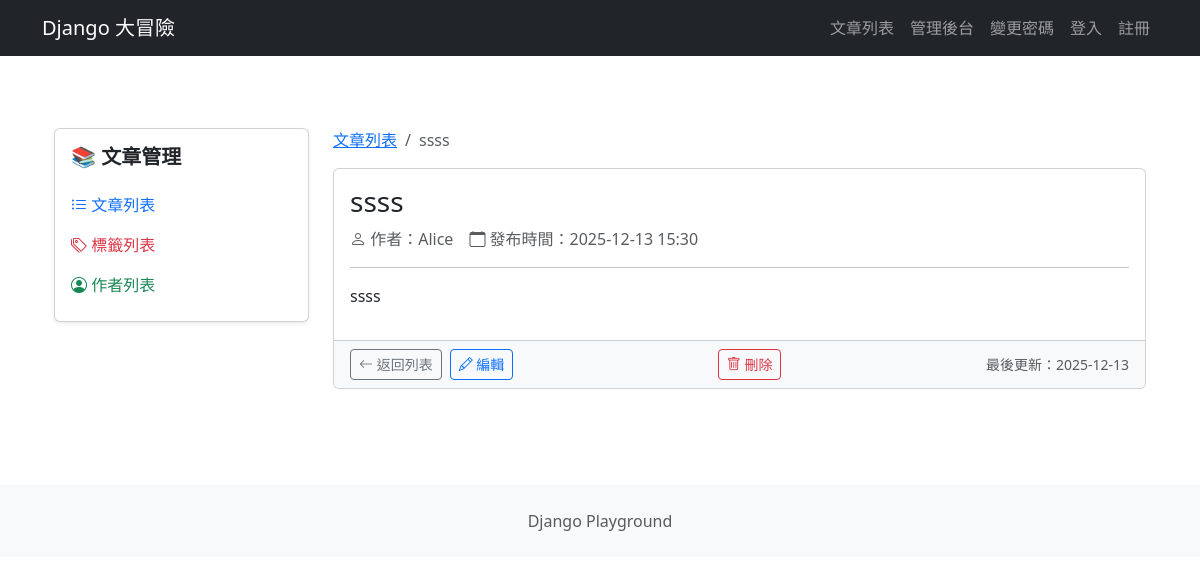
Page /blog/articles/9/ on the earlier database version.
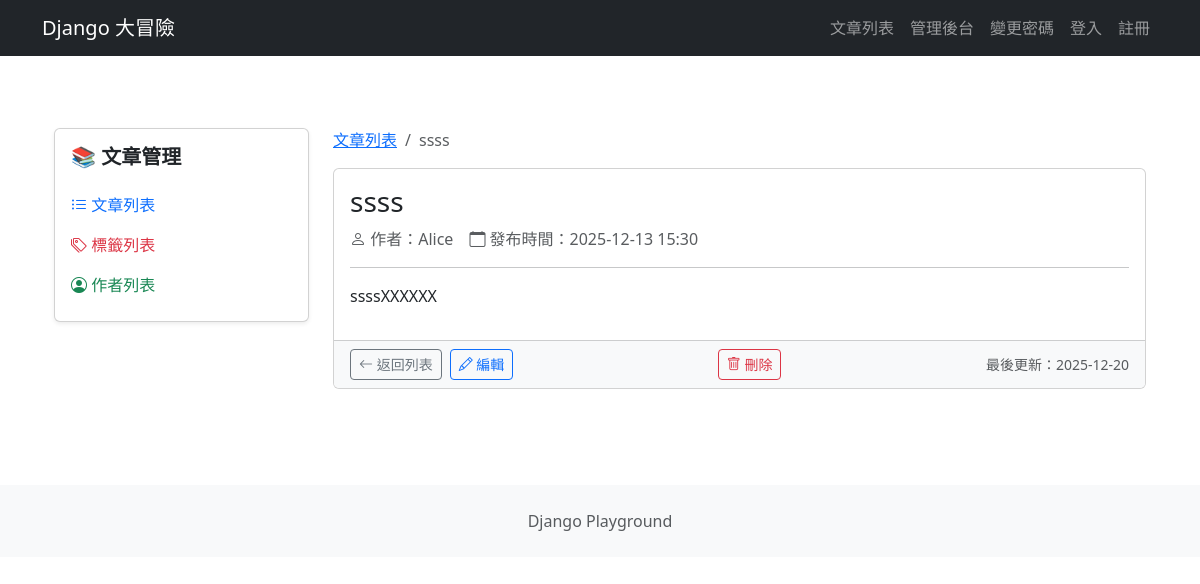
Same page on the later database version.
### apps/blog/models.py (models this page shows, shortened)
class Article(models.Model):
    title = models.CharField(max_length=200)
    content = models.TextField()
    created_at = models.DateTimeField(auto_now_add=True)
    updated_at = models.DateTimeField(auto_now=True)
    is_published = models.BooleanField(default=False)
    author = models.ForeignKey(
        Author,  # 關聯到 Author 模型
        on_delete=models.CASCADE,
        related_name="articles",
        null=True,
        blank=True,
    )
    tags = models.ManyToManyField(
        Tag,  # 關聯到 Tag 模型
        related_name="articles",
        blank=True,
    )

class Author(models.Model):
    name = models.CharField(max_length=100)
    email = models.EmailField(unique=True)
    bio = models.TextField(blank=True)
    created_at = models.DateTimeField(auto_now_add=True)

### apps/blog/views.py (the view)
# urls.py: path("articles/<int:id>/", views.article_detail, name="article_detail"),
def article_detail(request, id):
    article = get_object_or_404(Article, id=id)
    return render(request, "blog/article_detail.html", {"article": article})

### apps/blog/templates/blog/article_detail.html (shortened to what this page needs)
{% extends "blog/base.html" %}
{% block blog_content %}
  <nav aria-label="breadcrumb" class="d-none d-md-block">
    <ol class="breadcrumb">
      <li class="breadcrumb-item">
        <a href="{% url 'blog:article_list' %}">文章列表</a>
      </li>
      <li class="breadcrumb-item active">
        {{ article.title }}
      </li>
    </ol>
  </nav>
  <article class="card">
    <div class="card-body">
      <h1 class="card-title fs-3 fs-md-2 fs-lg-1">
        {{ article.title }}
      </h1>
      <div class="d-flex flex-column flex-md-row align-items-md-center mb-3 text-muted">
        <span class="me-md-3 mb-2 mb-md-0">
          <i class="bi bi-person"></i>
          作者：{{ article.author.name }}
        </span>
        <span>
          <i class="bi bi-calendar"></i>
          發布時間：{{ article.created_at|date:"Y-m-d H:i" }}
        </span>
      </div>
      <hr />
      <div class="article-content fs-6 fs-md-5">
        {{ article.content|linebreaks }}
      </div>
    </div>
    <div class="card-footer bg-light">
      <div class="d-flex justify-content-between align-items-center">
        <div class="d-flex gap-2">
          <a href="{% url 'blog:article_list' %}"
             class="btn btn-outline-secondary btn-sm">
            <i class="bi bi-arrow-left"></i>
            <span class="d-none d-sm-inline">返回列表</span>
          </a>
          <a href="{% url 'blog:article_edit' id=article.id %}"
             class="btn btn-outline-primary btn-sm">
            <i class="bi bi-pencil"></i>
            <span class="d-none d-sm-inline">編輯</span>
          </a>
        </div>
        <a href="{% url 'blog:article_delete' id=article.id %}"
           class="btn btn-outline-danger btn-sm">
          <i class="bi bi-trash"></i>
          <span class="d-none d-sm-inline">刪除</span>
        </a>
        <small class="text-muted d-none d-md-inline">
          最後更新：{{ article.updated_at|date:"Y-m-d" }}
        </small>
      </div>
    </div>
  </article>
{% endblock blog_content %}

Differences in the rows shown:
changed Article "ssss": content "ssss" → "ssssXXXXXX"; updated_at "2025-12-13" → "2025-12-20"
